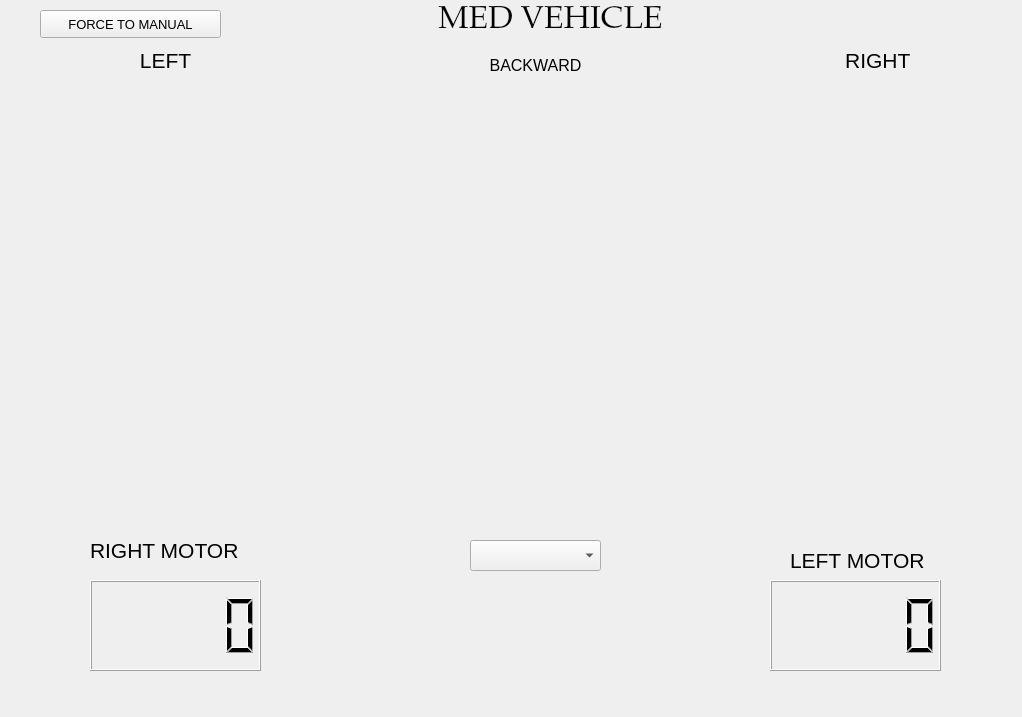
<?xml version="1.0" encoding="UTF-8"?>
<ui version="4.0">
 <class>CONTROL</class>
 <widget class="QWidget" name="CONTROL">
  <property name="geometry">
   <rect>
    <x>0</x>
    <y>0</y>
    <width>1022</width>
    <height>717</height>
   </rect>
  </property>
  <property name="windowTitle">
   <string>Controller</string>
  </property>
  <widget class="QLabel" name="lbl_Title">
   <property name="geometry">
    <rect>
     <x>330</x>
     <y>0</y>
     <width>441</width>
     <height>41</height>
    </rect>
   </property>
   <property name="font">
    <font>
     <family>Palatino Linotype</family>
     <pointsize>24</pointsize>
    </font>
   </property>
   <property name="text">
    <string>MED VEHICLE</string>
   </property>
   <property name="alignment">
    <set>Qt::AlignCenter</set>
   </property>
  </widget>
  <widget class="QLCDNumber" name="lcd_left">
   <property name="geometry">
    <rect>
     <x>770</x>
     <y>580</y>
     <width>171</width>
     <height>91</height>
    </rect>
   </property>
  </widget>
  <widget class="QLCDNumber" name="lcd_right">
   <property name="geometry">
    <rect>
     <x>90</x>
     <y>580</y>
     <width>171</width>
     <height>91</height>
    </rect>
   </property>
  </widget>
  <widget class="QLabel" name="lbl_M_L">
   <property name="geometry">
    <rect>
     <x>790</x>
     <y>550</y>
     <width>171</width>
     <height>21</height>
    </rect>
   </property>
   <property name="font">
    <font>
     <pointsize>16</pointsize>
    </font>
   </property>
   <property name="text">
    <string>LEFT MOTOR</string>
   </property>
  </widget>
  <widget class="QLabel" name="lbl_M_R">
   <property name="geometry">
    <rect>
     <x>90</x>
     <y>540</y>
     <width>181</width>
     <height>21</height>
    </rect>
   </property>
   <property name="font">
    <font>
     <pointsize>16</pointsize>
    </font>
   </property>
   <property name="text">
    <string>RIGHT MOTOR</string>
   </property>
  </widget>
  <widget class="QLabel" name="lbl_mode">
   <property name="geometry">
    <rect>
     <x>460</x>
     <y>50</y>
     <width>151</width>
     <height>31</height>
    </rect>
   </property>
   <property name="font">
    <font>
     <pointsize>12</pointsize>
    </font>
   </property>
   <property name="text">
    <string>BACKWARD</string>
   </property>
   <property name="alignment">
    <set>Qt::AlignCenter</set>
   </property>
  </widget>
  <widget class="QWidget" name="verticalLayoutWidget">
   <property name="geometry">
    <rect>
     <x>90</x>
     <y>80</y>
     <width>861</width>
     <height>441</height>
    </rect>
   </property>
   <layout class="QVBoxLayout" name="VBL"/>
  </widget>
  <widget class="QLabel" name="lbl_R">
   <property name="geometry">
    <rect>
     <x>790</x>
     <y>50</y>
     <width>181</width>
     <height>21</height>
    </rect>
   </property>
   <property name="font">
    <font>
     <pointsize>16</pointsize>
    </font>
   </property>
   <property name="text">
    <string>RIGHT </string>
   </property>
   <property name="alignment">
    <set>Qt::AlignCenter</set>
   </property>
  </widget>
  <widget class="QLabel" name="lbl_L">
   <property name="geometry">
    <rect>
     <x>80</x>
     <y>50</y>
     <width>171</width>
     <height>21</height>
    </rect>
   </property>
   <property name="font">
    <font>
     <pointsize>16</pointsize>
    </font>
   </property>
   <property name="text">
    <string>LEFT</string>
   </property>
   <property name="alignment">
    <set>Qt::AlignCenter</set>
   </property>
  </widget>
  <widget class="QComboBox" name="txt_Room">
   <property name="geometry">
    <rect>
     <x>470</x>
     <y>540</y>
     <width>131</width>
     <height>31</height>
    </rect>
   </property>
   <property name="font">
    <font>
     <pointsize>12</pointsize>
    </font>
   </property>
   <property name="editable">
    <bool>false</bool>
   </property>
   <property name="placeholderText">
    <string/>
   </property>
  </widget>
  <widget class="QPushButton" name="btn_Manual">
   <property name="geometry">
    <rect>
     <x>40</x>
     <y>10</y>
     <width>181</width>
     <height>28</height>
    </rect>
   </property>
   <property name="font">
    <font>
     <pointsize>10</pointsize>
    </font>
   </property>
   <property name="text">
    <string>FORCE TO MANUAL</string>
   </property>
  </widget>
 </widget>
 <resources/>
 <connections/>
</ui>
